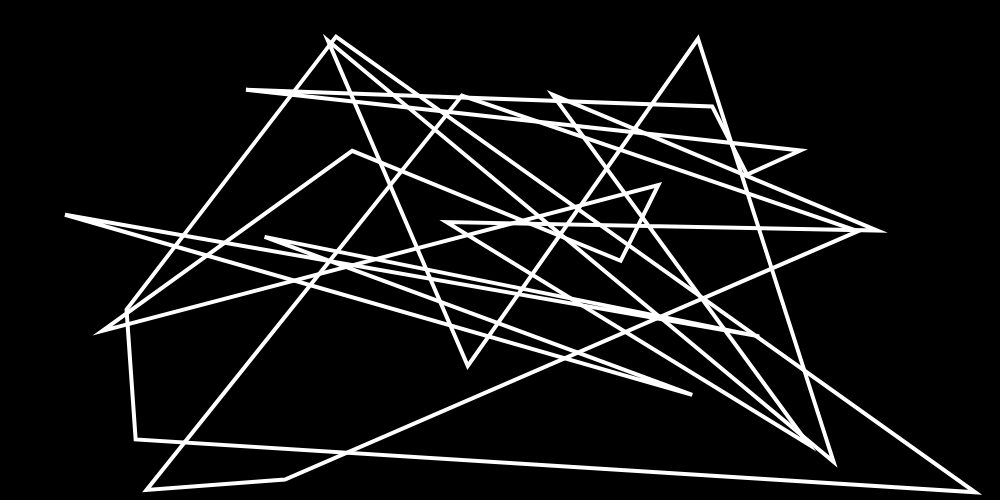
Frame 1 (no input)
Frame 60 (no input): identical to frame 1, image omitted
Frame 120 (the mouse pressed at the canvas centre since frame 60): identical to frame 1, image omitted

The p5.js sketch that drew this single still picture (run headless with seeded random() and noise() and a simulated clock; from frame 60 on, the mouse is pressed at the canvas centre):

// p5.js sketch
// ── sketch.js
function setup() {
  createCanvas(1000,500);
  background(0);
  stroke(255);
  strokeWeight(4);
  noFill()
  for(var i = 0; i < 7; i++) {
   
   quad(random(5,995),random(5,495),random(5,995),random(5,495),random(5,995),random(5,495),random(5,995),random(5,495));
   
 }
}

function draw() {

  
}
